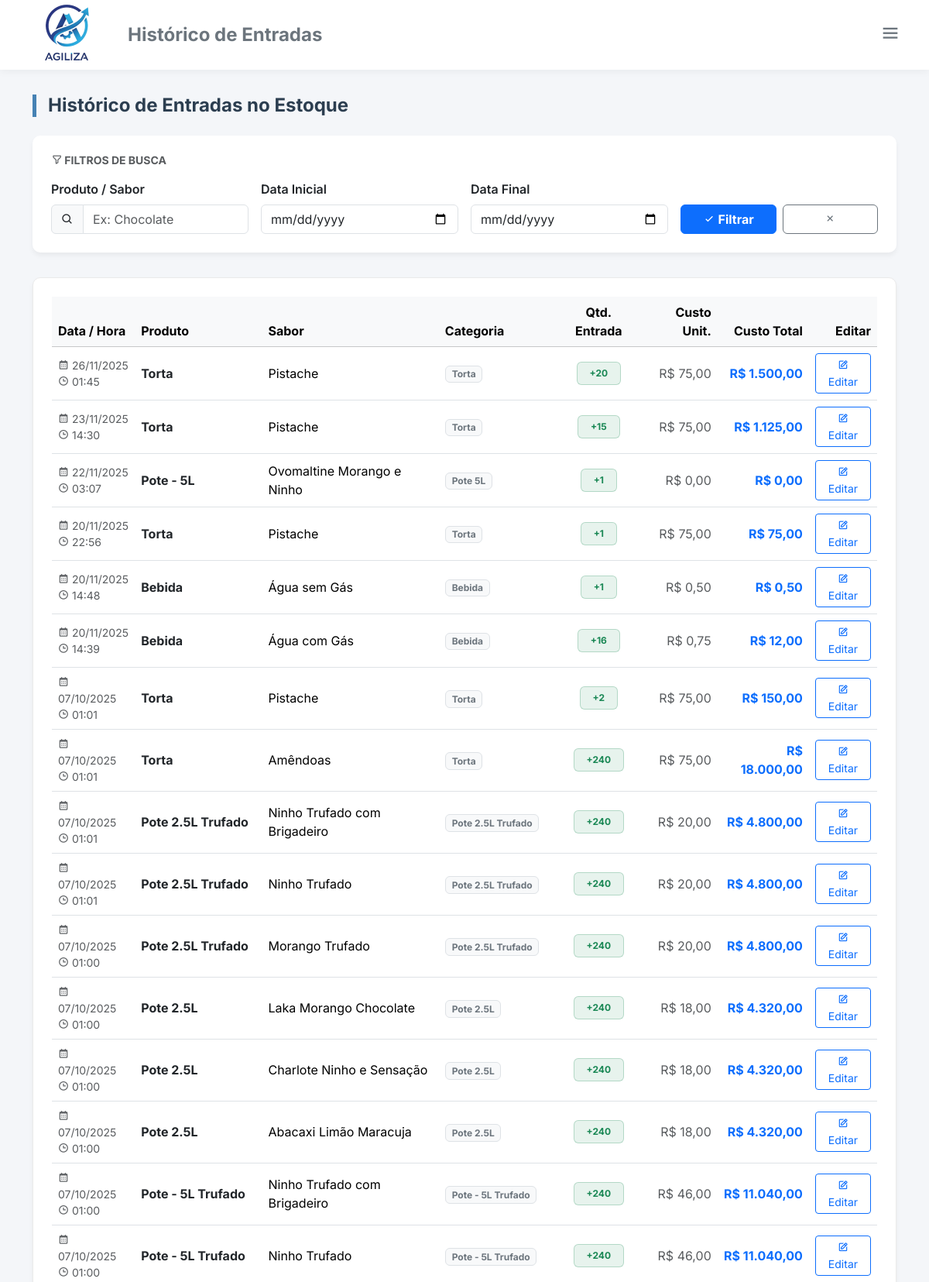
/historico_entradas.php (signed in, upper part), run on the app's committed database.
### tables this page shows
CREATE TABLE `estoque` (
  `id_estoque` int NOT NULL,
  `produto` varchar(255) NOT NULL,
  `sabor` varchar(255) NOT NULL,
  `tipo` varchar(50) NOT NULL,
  `estoque_atual` int NOT NULL,
  `data` datetime NOT NULL,
  `movimentacao` enum('Entrada','Saída') NOT NULL,
  `valor_custo` decimal(10,2) NOT NULL DEFAULT '0.00'
);

### historico_entradas.php (the view, shortened to what this page needs)
<?php
require_once "config/conexao.php";
$pdo = $conn;
$params = [];
$sql = "SELECT id_estoque, produto, sabor, tipo, estoque_atual, valor_custo, data FROM estoque WHERE movimentacao = 'Entrada'";
$sql .= " ORDER BY data DESC";
$stmt = $pdo->prepare($sql);
$stmt->execute($params);
$entradas = $stmt->fetchAll(PDO::FETCH_ASSOC);
?>
<!DOCTYPE html>
<html lang="pt-br">
<head>
  <link href="https://cdn.jsdelivr.net/npm/bootstrap@5.3.6/dist/css/bootstrap.min.css" rel="stylesheet" />
  <link href="https://unpkg.com/boxicons@2.1.4/css/boxicons.min.css" rel="stylesheet">
  <link rel="stylesheet" href="assets/css/style_estoque.css" />
  <link href="assets/css/dark_mode.css" rel="stylesheet">
</head>
<body>
  <div class="top-bar">
    <div class="d-flex align-items-center gap-3">
      <img src="assets/img/logoagilizasemfundo.png" alt="Logo PDV" style="height: 125px; width: auto;">
      <h4 class="m-0 fw-bold text-secondary d-none d-md-block">Histórico de Entradas</h4>
    </div>
    <div class="dropdown">
      <button class="btn btn-outline-secondary border-0" type="button" data-bs-toggle="dropdown">
        <i class='bx bx-menu fs-3'></i>
      </button>
    </div>
  </div>
  <div class="container main-container">
    <h4 class="page-title">Histórico de Entradas no Estoque</h4>
    <div class="card-filter">
      <h6 class="text-muted mb-3 fw-bold text-uppercase small"><i class='bx bx-filter-alt'></i> Filtros de Busca</h6>
      <form method="GET" class="row g-3 align-items-end">
        <div class="col-md-3">
          <label class="form-label fw-semibold">Produto / Sabor</label>
          <div class="input-group">
            <span class="input-group-text bg-light"><i class='bx bx-search'></i></span>
            <input type="text" name="produto" class="form-control" placeholder="Ex: Chocolate"
              value="<?= htmlspecialchars($_GET['produto'] ?? '') ?>" />
          </div>
        </div>
        <div class="col-md-3">
          <label class="form-label fw-semibold">Data Inicial</label>
          <input type="date" name="data_inicial" class="form-control"
            value="<?= htmlspecialchars($_GET['data_inicial'] ?? '') ?>" />
        </div>
        <div class="col-md-3">
          <label class="form-label fw-semibold">Data Final</label>
          <input type="date" name="data_final" class="form-control"
            value="<?= htmlspecialchars($_GET['data_final'] ?? '') ?>" />
        </div>
        <div class="col-md-3 d-flex gap-2">
          <button type="submit" class="btn btn-primary w-100 fw-bold"><i class='bx bx-check'></i> Filtrar</button>
          <a href="<?= $_SERVER['PHP_SELF'] ?>" class="btn btn-outline-secondary w-100" title="Limpar Filtros"><i
              class='bx bx-x'></i></a>
        </div>
      </form>
    </div>
    <div class="table-container">
      <div class="table-responsive">
        <table class="table table-hover align-middle">
          <thead class="table-light">
            <tr>
              <th>Data / Hora</th>
              <th>Produto</th>
              <th>Sabor</th>
              <th>Categoria</th>
              <th class="text-center">Qtd. Entrada</th>
              <th class="text-end">Custo Unit.</th>
              <th class="text-end">Custo Total</th>
              <th class="text-end">Editar</th>
            </tr>
          </thead>
          <tbody>
            <?php if (count($entradas) > 0): ?>
              <?php foreach ($entradas as $row): ?>
                <tr>
                  <td class="text-muted small">
                    <i class='bx bx-calendar'></i> <?= date('d/m/Y', strtotime($row['data'])) ?> <br>
                    <i class='bx bx-time'></i> <?= date('H:i', strtotime($row['data'])) ?>
                  </td>
                  <td class="fw-bold text-dark"><?= htmlspecialchars($row['produto']) ?></td>
                  <td><?= htmlspecialchars($row['sabor']) ?></td>
                  <td><span class="badge bg-light text-secondary border"><?= htmlspecialchars($row['tipo']) ?></span></td>
                  <td class="text-center">
                    <span
                      class="badge bg-success bg-opacity-10 text-success border border-success border-opacity-25 px-3 py-2">
                      +<?= $row['estoque_atual'] ?>
                    </span>
                  </td>
                  <td class="text-end text-muted">R$ <?= number_format($row['valor_custo'], 2, ',', '.') ?></td>
                  <td class="text-end fw-bold text-primary">
                    R$ <?= number_format($row['valor_custo'] * $row['estoque_atual'], 2, ',', '.') ?>
                  </td>
                  <td class="text-end">
                    <a href="alt_estoque.php?id=<?= $row['id_estoque'] ?>" class="btn btn-sm btn-outline-primary"><i
                        class='bx bx-edit'></i> Editar</a>
                  </td>
                </tr>
              <?php endforeach; ?>
            <?php endif; ?>
          </tbody>
        </table>
      </div>
    </div>
  </div>
</body>
</html>

### assets/css/style_estoque.css (style rules this page uses)
:root { --primary-color: #4682B4; --bg-light: #f4f6f9; --text-dark: #2c3e50; }
body { background-color: var(--bg-light); font-family: 'Inter', sans-serif; }
.top-bar { background-color: #fff; padding: 0.8rem 1.5rem; display: flex; align-items: center; justify-content: space-between; box-shadow: 0 2px 10px rgba(0, 0, 0, 0.05); z-index: 100; height: 90px; }
.main-container { padding-top: 2rem; padding-bottom: 2rem; }
.page-title { font-weight: 700; color: var(--text-dark); margin-bottom: 1.5rem; border-left: 5px solid var(--primary-color); padding-left: 15px; }
.card-filter { background: #fff; border-radius: 10px; box-shadow: 0 4px 6px rgba(0, 0, 0, 0.05); border: none; padding: 1.5rem; margin-bottom: 2rem; }
.table-container { background: #fff; border-radius: 10px; box-shadow: 0 4px 6px rgba(0, 0, 0, 0.05); padding: 1.5rem; border: 1px solid #eaeaea; }

### assets/css/dark_mode.css (style rules this page uses)
:root { --bg-body: #f8f9fa; --bg-card: #ffffff; --bg-input: #ffffff; --text-primary: #1e293b; --text-secondary: #64748b; --border-color: #e2e8f0; --accent-color: #3b82f6; --modal-overlay: rgba(0, 0, 0, 0.5); --btn-close-filter: none; }
body, .card, .modal-content, .navbar, .table, th, td, .cart-panel, .product-panel, .btn-produto, input, .form-control, .form-select, .closing-card, .kpi-card { transition: background-color 0.3s ease, color 0.3s ease, border-color 0.3s ease; }

### data on the page
estoque: data "26/11/2025", data "01:45", produto "Torta", sabor "Pistache", tipo "Torta", estoque_atual "20", valor_custo "75,00", $row['valor_custo'] * $row['estoque_atual'] "1.500,00"
estoque: data "23/11/2025", data "14:30", produto "Torta", sabor "Pistache", tipo "Torta", estoque_atual "15", valor_custo "75,00", $row['valor_custo'] * $row['estoque_atual'] "1.125,00"
estoque: data "22/11/2025", data "03:07", produto "Pote - 5L", sabor "Ovomaltine Morango e Ninho", tipo "Pote 5L", estoque_atual "1", valor_custo "0,00", $row['valor_custo'] * $row['estoque_atual'] "0,00"
estoque: data "20/11/2025", data "22:56", produto "Torta", sabor "Pistache", tipo "Torta", estoque_atual "1", valor_custo "75,00", $row['valor_custo'] * $row['estoque_atual'] "75,00"
estoque: data "20/11/2025", data "14:48", produto "Bebida", sabor "Água sem Gás", tipo "Bebida", estoque_atual "1", valor_custo "0,50", $row['valor_custo'] * $row['estoque_atual'] "0,50"
estoque: data "20/11/2025", data "14:39", produto "Bebida", sabor "Água com Gás", tipo "Bebida", estoque_atual "16", valor_custo "0,75", $row['valor_custo'] * $row['estoque_atual'] "12,00"
estoque: data "07/10/2025", data "01:01", produto "Torta", sabor "Pistache", tipo "Torta", estoque_atual "2", valor_custo "75,00", $row['valor_custo'] * $row['estoque_atual'] "150,00"
estoque: data "07/10/2025", data "01:01", produto "Torta", sabor "Amêndoas", tipo "Torta", estoque_atual "240", valor_custo "75,00", $row['valor_custo'] * $row['estoque_atual'] "18.000,00"
estoque: data "07/10/2025", data "01:01", produto "Pote 2.5L Trufado", sabor "Ninho Trufado com Brigadeiro", tipo "Pote 2.5L Trufado", estoque_atual "240", valor_custo "20,00", $row['valor_custo'] * $row['estoque_atual'] "4.800,00"
estoque: data "07/10/2025", data "01:01", produto "Pote 2.5L Trufado", sabor "Ninho Trufado", tipo "Pote 2.5L Trufado", estoque_atual "240", valor_custo "20,00", $row['valor_custo'] * $row['estoque_atual'] "4.800,00"
estoque: data "07/10/2025", data "01:00", produto "Pote 2.5L Trufado", sabor "Morango Trufado", tipo "Pote 2.5L Trufado", estoque_atual "240", valor_custo "20,00", $row['valor_custo'] * $row['estoque_atual'] "4.800,00"
estoque: data "07/10/2025", data "01:00", produto "Pote 2.5L", sabor "Laka Morango Chocolate", tipo "Pote 2.5L", estoque_atual "240", valor_custo "18,00", $row['valor_custo'] * $row['estoque_atual'] "4.320,00"
estoque: data "07/10/2025", data "01:00", produto "Pote 2.5L", sabor "Charlote Ninho e Sensação", tipo "Pote 2.5L", estoque_atual "240", valor_custo "18,00", $row['valor_custo'] * $row['estoque_atual'] "4.320,00"
estoque: data "07/10/2025", data "01:00", produto "Pote 2.5L", sabor "Abacaxi Limão Maracuja", tipo "Pote 2.5L", estoque_atual "240", valor_custo "18,00", $row['valor_custo'] * $row['estoque_atual'] "4.320,00"
estoque: data "07/10/2025", data "01:00", produto "Pote - 5L Trufado", sabor "Ninho Trufado com Brigadeiro", tipo "Pote - 5L Trufado", estoque_atual "240", valor_custo "46,00", $row['valor_custo'] * $row['estoque_atual'] "11.040,00"
estoque: data "07/10/2025", data "01:00", produto "Pote - 5L Trufado", sabor "Ninho Trufado", tipo "Pote - 5L Trufado", estoque_atual "240", valor_custo "46,00", $row['valor_custo'] * $row['estoque_atual'] "11.040,00"
